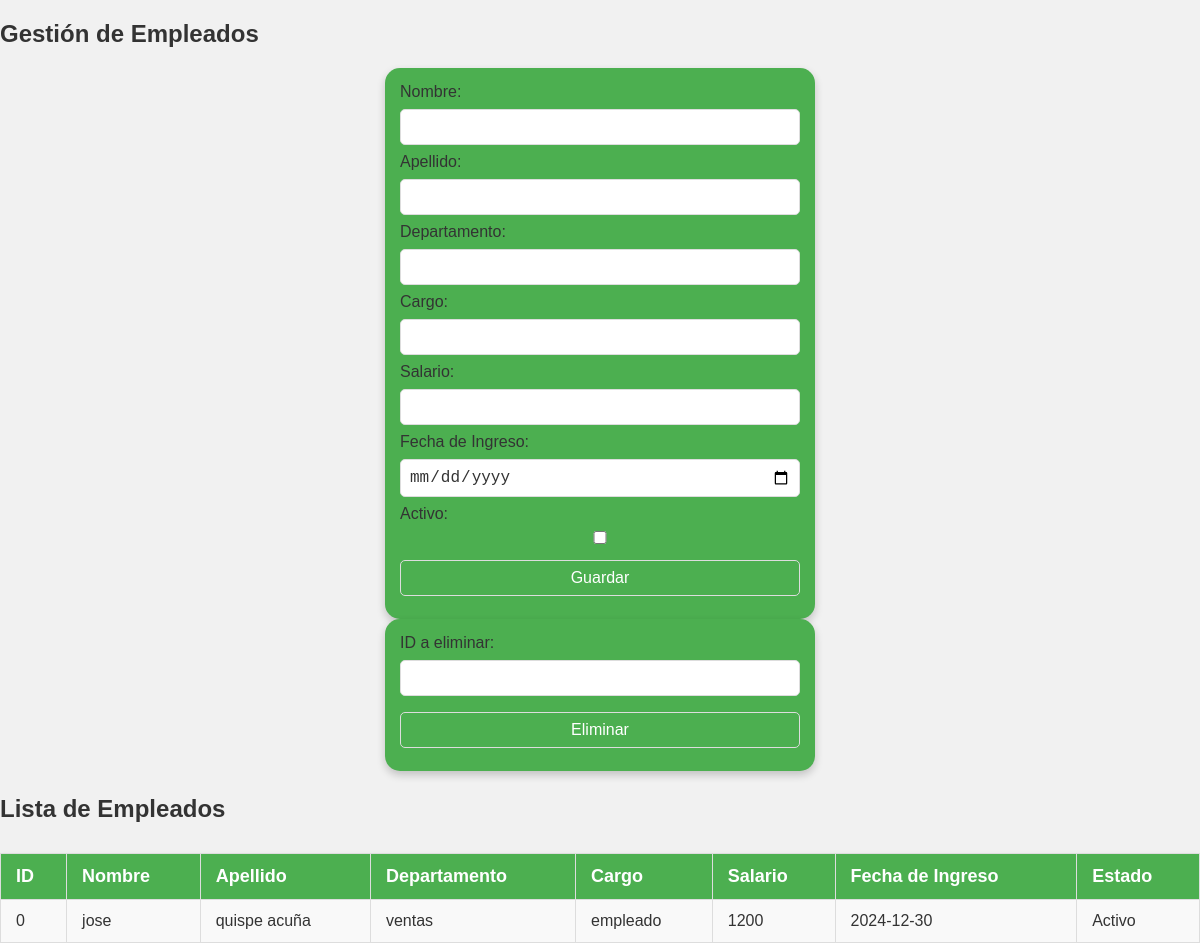
/Models/reportar_incidencia.php, run on the app's committed database.
### tables this page shows
CREATE TABLE `empleado` (
  `ID` int(11) NOT NULL,
  `NOMBRE` varchar(30) NOT NULL,
  `APELLIDO` varchar(30) NOT NULL,
  `DEPARTAMENTO` varchar(30) NOT NULL,
  `CARGO` varchar(255) NOT NULL,
  `SALARIO` varchar(255) NOT NULL,
  `FECHA_INGRESO` date NOT NULL,
  `ESTADO` tinyint(1) NOT NULL
);

### Models/reportar_incidencia.php (the view, shortened to what this page needs)
<?php
$servername = "localhost";
$username = "root";
$password = "";
$dbname = "databgeneral";
$conn = new mysqli($servername, $username, $password, $dbname);
$sql = "SELECT * FROM empleado";
$result = $conn->query($sql);
?>
<!DOCTYPE html>
<html lang="es">
<head>
</head>
<body>
    <h2>Gestión de Empleados</h2>
    <form method="POST">
        <label for="nombre">Nombre:</label>
        <input type="text" name="nombre" id="nombre" required>
        <label for="apellido">Apellido:</label>
        <input type="text" name="apellido" id="apellido" required>
        <label for="departamento">Departamento:</label>
        <input type="text" name="departamento" id="departamento" required>
        <label for="cargo">Cargo:</label>
        <input type="text" name="cargo" id="cargo" required>
        <label for="salario">Salario:</label>
        <input type="text" name="salario" id="salario" required>
        <label for="fecha_ingreso">Fecha de Ingreso:</label>
        <input type="date" name="fecha_ingreso" id="fecha_ingreso" required>
        <label for="estado">Activo:</label>
        <input type="checkbox" name="estado" id="estado">
        <button type="submit" name="guardar">Guardar</button>
    </form>
    <form method="POST">
        <label for="id">ID a eliminar:</label>
        <input type="number" name="id" id="id" required>
        <button type="submit" name="eliminar">Eliminar</button>
    </form>
    <h3>Lista de Empleados</h3>
    <table>
        <tr>
            <th>ID</th>
            <th>Nombre</th>
            <th>Apellido</th>
            <th>Departamento</th>
            <th>Cargo</th>
            <th>Salario</th>
            <th>Fecha de Ingreso</th>
            <th>Estado</th>
        </tr>
        <?php if ($result && $result->num_rows > 0): ?>
            <?php
            $estado_mostrado = false;
            while ($row = $result->fetch_assoc()): ?>
                <tr>
                    <td><?php echo $row['ID']; ?></td>
                    <td><?php echo htmlspecialchars($row['NOMBRE']); ?></td>
                    <td><?php echo htmlspecialchars($row['APELLIDO']); ?></td>
                    <td><?php echo htmlspecialchars($row['DEPARTAMENTO']); ?></td>
                    <td><?php echo htmlspecialchars($row['CARGO']); ?></td>
                    <td><?php echo htmlspecialchars($row['SALARIO']); ?></td>
                    <td><?php echo htmlspecialchars($row['FECHA_INGRESO']); ?></td>
                    <td>
                        <?php
                        if (!$estado_mostrado):
                            echo $row['ESTADO'] ? 'Activo' : 'Desactivo';
                            $estado_mostrado = true;
                        endif;
                        ?>
                    </td>
                </tr>
            <?php endwhile; ?>
        <?php else: ?>
            <tr>
                <td colspan="8">No hay registros disponibles.</td>
            </tr>
        <?php endif; ?>
    </table>
</body><link rel="stylesheet" href="../css/Reporte.css">
</html>

### css/Reporte.css (style rules this page uses)
body { font-family: Arial, sans-serif; background: #f1f1f1; color: #333; margin: 0; padding: 0; }
form { background: #4CAF50; padding: 15px; border-radius: 15px; box-shadow: 0 4px 8px rgba(0, 0, 0, 0.2); transition: all 0.3s ease; margin-bottom: 30px; max-width: 400px; margin: 0 auto; }
form input, form button { width: 100%; padding: 8px; margin: 8px 0; border: 1px solid #ddd; border-radius: 5px; background-color: #fff; font-size: 16px; color: #333; box-sizing: border-box; transition: all 0.3s ease; }
form button { background-color: #4CAF50; color: white; cursor: pointer; }
table { width: 100%; border-collapse: collapse; margin-top: 30px; background: #ffffff; box-shadow: 0 4px 8px rgba(0, 0, 0, 0.1); }
table th, table td { padding: 12px 15px; border: 1px solid #ddd; text-align: left; }
table th { background-color: #4CAF50; color: white; font-size: 18px; }
table tr:nth-child(even) { background-color: #f9f9f9; }
h2, h3 { color: #333; font-size: 24px; margin-bottom: 20px; }
form, table { transition: box-shadow 0.3s ease; }

### data on the page
empleado: ID "0", NOMBRE "jose", APELLIDO "quispe acuña", DEPARTAMENTO "ventas", CARGO "empleado", SALARIO "1200", FECHA_INGRESO "2024-12-30", ESTADO "Activo"
